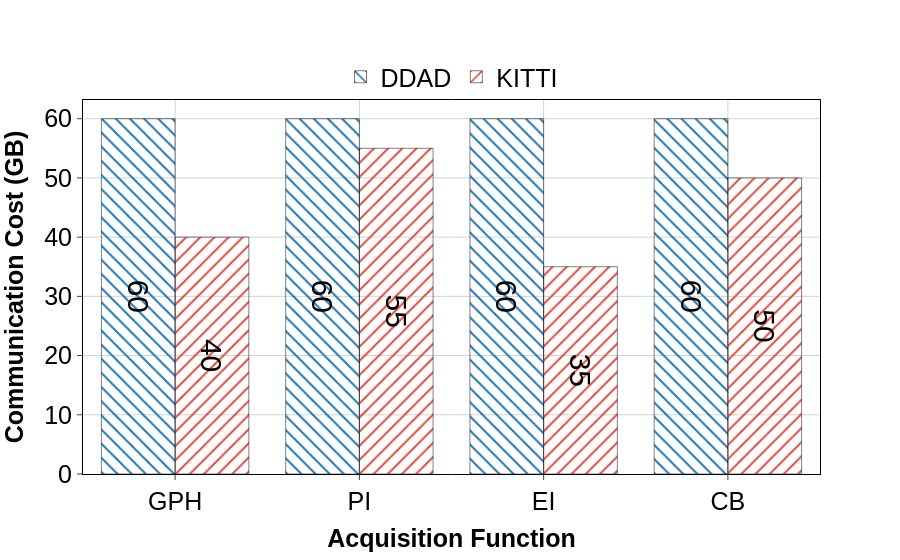

This figure's notebook cell:
### Code cell
import plotly.graph_objects as go
from util import standardize_fig
fig = go.Figure()
x1 = num_epochs_ddad
y1 = [ int(round(val, 0)) for val in communication_costs_ddad_upper_bound.values()]
x2 = num_epochs_kitti
y2 = [ int(round(val, 0)) for val in communication_costs_kitti_upper_bound.values()]
fig.add_trace(go.Bar(x=x1, y=y1, name="DDAD", marker={'color': COLORS[0], 'pattern_shape': PATTERNS[0], 'line_color': "black", 'pattern_fillmode': "replace"}, text=y1, textposition='inside', insidetextanchor='middle', textfont=dict(size=30, color='black',  family='Arial'), textangle=90))
fig.add_trace(go.Bar(x=x2, y=y2, name="KITTI", marker={'color': COLORS[1], 'pattern_shape': PATTERNS[1], 'line_color': "black", 'pattern_fillmode': "replace"}, text=y2, textposition='inside', insidetextanchor='middle', textfont=dict(size=30, color='black',  family='Arial'), textangle=90))
fig.update_layout(xaxis_title="<b>Acquisition Function</b>", yaxis_title="<b>Communication Cost (GB)</b>")
fig = standardize_fig(fig, **fig_config, chart_type=go.Bar)
fig.update_layout(legend=dict(orientation="h", yanchor="bottom", x=0.5, y=1.0, xanchor="center", bgcolor='rgba(0,0,0,0)')) 
#fig.update_layout(xaxis=dict(showticklabels=True, tickvals=x1+x2, ticktext=[str(val) for val in x1 + x2]))
#fig.update_layout(yaxis=dict(showticklabels=True, tickvals=y1+y2, ticktext=[str(val) for val in y1 + y2]))
fig.show()
fig.write_image("communication_cost_upper_bound_by_acq_func.pdf")

### Figure 1 — Plotly figure (JSON) as saved in the notebook; plotly's stock layout.template omitted (floating-point values rounded to 4 significant figures)
{"data": [{"insidetextanchor": "middle", "marker": {"color": "#1f77b4", "line": {"color": "black"}, "pattern": {"fillmode": "replace", "shape": "\\"}}, "name": "DDAD", "showlegend": true, "text": ["60", "60", "60", "60"], "textangle": 90, "textfont": {"color": "black", "family": "Arial", "size": 30}, "textposition": "inside", "type": "bar", "x": ["GPH", "PI", "EI", "CB"], "y": [60, 60, 60, 60]}, {"insidetextanchor": "middle", "marker": {"color": "#e44a40", "line": {"color": "black"}, "pattern": {"fillmode": "replace", "shape": "/"}}, "name": "KITTI", "showlegend": true, "text": ["40", "55", "35", "50"], "textangle": 90, "textfont": {"color": "black", "family": "Arial", "size": 30}, "textposition": "inside", "type": "bar", "x": ["GPH", "PI", "EI", "CB"], "y": [40, 55, 35, 50]}], "layout": {"legend": {"bgcolor": "rgba(0, 0, 0, 0)", "bordercolor": "black", "borderwidth": 0, "font": {"color": "black", "family": "Arial", "size": 25}, "orientation": "h", "tracegroupgap": 10, "x": 0.5, "xanchor": "center", "y": 1, "yanchor": "bottom"}, "plot_bgcolor": "white", "title": {"font": {"color": "black", "family": "Arial", "size": 20}}, "xaxis": {"autorange": true, "gridcolor": "lightgrey", "linecolor": "black", "mirror": true, "range": [-0.5, 3.5], "showline": true, "tickangle": 0, "tickfont": {"color": "black", "family": "Arial", "size": 25}, "tickmode": "array", "ticks": "outside", "title": {"font": {"color": "black", "family": "Arial", "size": 25}, "text": "<b>Acquisition Function</b>"}, "type": "category"}, "yaxis": {"autorange": true, "gridcolor": "lightgrey", "linecolor": "black", "mirror": true, "range": [0, 63.16], "showline": true, "tickfont": {"color": "black", "family": "Arial", "size": 25}, "ticks": "outside", "title": {"font": {"color": "black", "family": "Arial", "size": 25}, "text": "<b>Communication Cost (GB)</b>"}, "type": "linear"}}}
